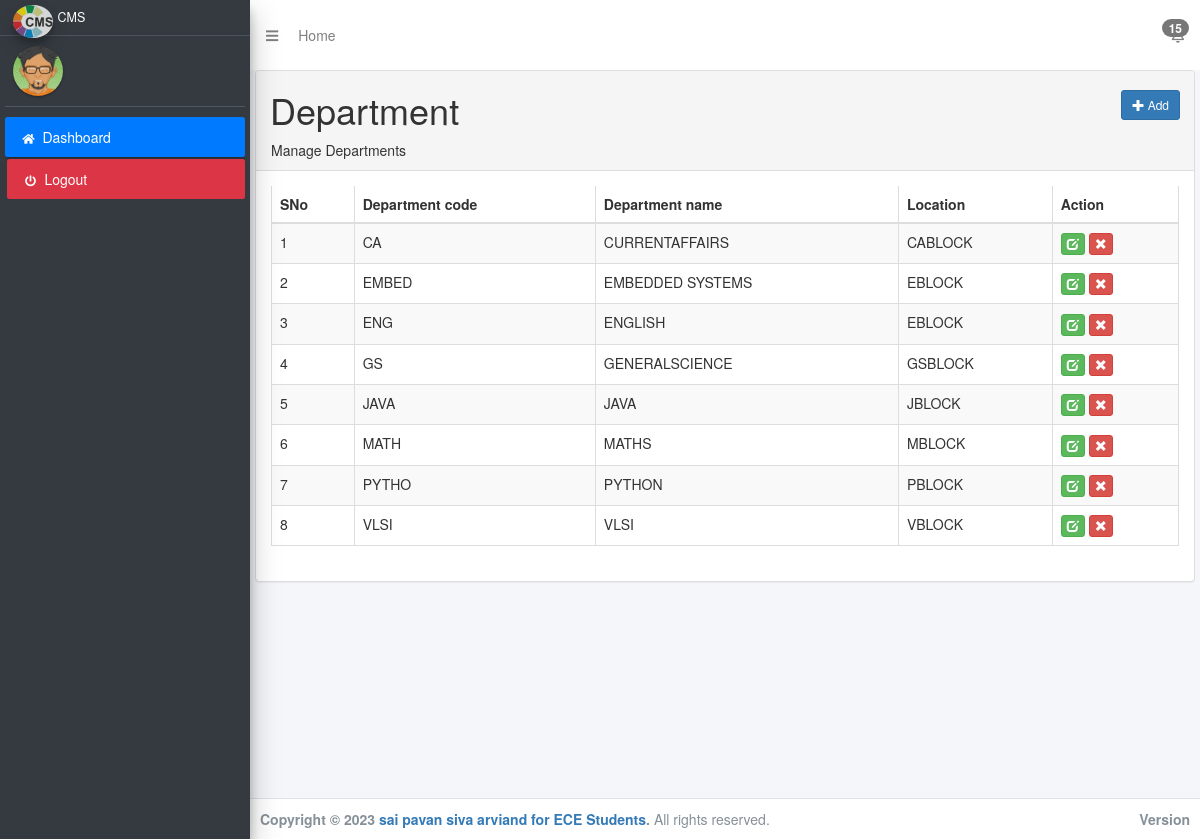
Page /cpj/cpj/dept.php on the committed database.
### tables this page shows
CREATE TABLE `tbldept` (
  `deptcode` varchar(5) NOT NULL,
  `deptname` varchar(30) NOT NULL,
  `location` varchar(10) NOT NULL,
  `estddate` date NOT NULL
);

### cpj/cpj/dept.php (the view, shortened to what this page needs)
<?php
include("./include/conn.php");
$deptcode='';
$deptname='';
$location='';
$estddate='';
$action = "add";
?>
 <!DOCTYPE html>
    <html lang="en">
    <head>
        <?php
        include_once 'include/head.php';
        ?>
    </head>
    <body class="hold-transition sidebar-mini layout-fixed">
        <div class="wrapper">
 <?php
            include_once 'include/navbar.php';
            include_once 'include/sidebar.php';
            ?>
            <div class="content-wrapper">
                  <section class="content">
                    <div class="col-md-12">
                        <h1 class="page-head-line">Department
						<?php
						echo (isset($_GET['action']) && @$_GET['action']=="add" || @$_GET['action']=="edit")?
						' <a href="dept.php" class="btn btn-primary btn-sm pull-right">Back <i class="glyphicon glyphicon-arrow-right"></i></a>':'<a href="dept.php?action=add" class="btn btn-primary btn-sm pull-right"><i class="glyphicon glyphicon-plus"></i> Add </a>';
						?>
						</h1>
                    </div>
        <?php
		 if(isset($_GET['action']) && @$_GET['action']=="add" || @$_GET['action']=="edit")
		 {
		?>
                <div class="row">
				   <div class="col-md-8 offset-md-2">
               <div class="panel panel-primary">
                        <div class="panel-heading">
                           <?php echo ($action=="add")? "Add Department": "Edit Department"; ?>
                        </div>
						<form action="dept.php" method="post" id="signupForm1" class="form-horizontal">
                        <div class="panel-body">
						<div class="form-group">
								<label class="col-sm-2 control-label" for="Old">DeptCode</label>
								<div class="col-sm-10">
									<input type="text" class="form-control" id="deptcode" name="deptcode" value="<?php echo $deptcode;?>"  />
								</div>
							</div>
							<div class="form-group">
								<label class="col-sm-2 control-label" for="Password"> Department name </label>
								<div class="col-sm-10">
	                        <textarea class="form-control" id="deptname" name="deptname"><?php echo $deptname ;?></textarea >
								</div>
							</div>
							<div class="form-group">
								<label class="col-sm-2 control-label" for="Old">Location</label>
								<div class="col-sm-10">
								<input type="text" class="form-control" id="location" name="location" value="<?php echo $location;?>"  />
							</div>
							</div>
							<div class="form-group">
								<label class="col-sm-2 control-label" for="Password"> Estddate </label>
								<div class="col-sm-10">
	                        <input type="date" class="form-control" id="estddate" name="estddate" value="<?php echo $estddate;?>"  />
								</div>
							</div>
						<div class="form-group">
								<div class="col-sm-8 col-sm-offset-2">
								<input type="hidden" name="id" value="<?php echo $deptcode;?>">
								<input type="hidden" name="action" value="<?php echo $action;?>">
									<button type="submit" name="save" class="btn btn-primary">Save </button>
								</div>
							</div>
                         </div>
							</form>
                        </div>
                            </div>
			  </div>
		<?php
		}else{
		?>
		<div class="panel panel-default">
                        <div class="panel-heading">
                            Manage Departments
                        </div>
                        <div class="panel-body">
                             <div class="table-sorting table-responsive">
                                <table class="table table-striped table-bordered table-hover" id="tSortable22">
                                    <thead>
                                        <tr>
                                            <th>SNo</th>
                                            <th>Department code</th>
											<th>Department name</th>
                                            <th>Location</th>
											<th>Action</th>
                                        </tr>
                                    </thead>
                                    <tbody>
									<?php
									$sql = "select * from tbldept ";
									$q = $conn->query($sql);
									$i=1;
				while($r = $q->fetch_assoc())
									{
									echo '<tr>
                                            <td>'.$i.'</td>
                                            <td>'.$r['deptcode'].'</td>
                                            <td>'.$r['deptname'].'</td>
											<td>'.$r['location'].'</td>
											<td>
											<a href="dept.php?action=edit&deptcode='.$r['deptcode'].'" class="btn btn-success btn-xs"><span class="glyphicon glyphicon-edit"></span></a>
											<a onclick="return confirm(\'Are you sure you want to delete this record\');" href="dept.php?action=delete&deptcode='.$r['deptcode'].'" class="btn btn-danger btn-xs"><span class="glyphicon glyphicon-remove"></span></a> </td>
                                        </tr>';
										$i++;
									}
									?>
                                    </tbody>
                                </table>
                            </div>
                        </div>
                    </div>
		<?php
		}
		?>
			</section>
            </div>
<?php include_once './include/footer.php'; ?>
     </div>
    </body>
    </html>

### cpj/cpj/include/head.php (shortened to what this page needs)
<link rel="stylesheet" href="plugins/fontawesome-free/css/all.min.css">
<link rel="stylesheet" href="https://code.ionicframework.com/ionicons/2.0.1/css/ionicons.min.css">
<link rel="stylesheet" href="plugins/tempusdominus-bootstrap-4/css/tempusdominus-bootstrap-4.min.css">
<link rel="stylesheet" href="plugins/icheck-bootstrap/icheck-bootstrap.min.css">
<link rel="stylesheet" href="dist/css/adminlte.min.css">
<link rel="stylesheet" href="plugins/jqvmap/jqvmap.min.css">
	<link rel="stylesheet" href="plugins/bootstrap/dist/css/bootstrap.css">
<link rel="stylesheet" href="plugins/overlayScrollbars/css/OverlayScrollbars.min.css">
<link rel="stylesheet" href="plugins/daterangepicker/daterangepicker.css">
<link rel="stylesheet" href="plugins/summernote/summernote-bs4.min.css">

### cpj/cpj/include/navbar.php (shortened to what this page needs)
<nav class="main-header navbar navbar-expand navbar-white navbar-light">
    <ul class="navbar-nav">
        <li class="nav-item">
            <a class="nav-link" data-widget="pushmenu" href="#" role="button"><i class="fas fa-bars"></i></a>
        </li>
        <li class="nav-item d-none d-sm-inline-block">
            <a href="/web-template" class="nav-link">Home</a>
        </li>
    </ul>
    <ul class="navbar-nav ml-auto">
        <li class="nav-item dropdown">
            <a class="nav-link" data-toggle="dropdown" href="#">
                <span class="badge badge-warning navbar-badge">15</span>
            </a>
        </li>
    </ul>
</nav>

### cpj/cpj/include/sidebar.php (shortened to what this page needs)
<aside class="main-sidebar sidebar-dark-primary elevation-4">
    <a href="index.php" class="brand-link">
        <img src="dist/img/dsr3.png" alt="AdminLTE Logo" class="brand-image img-circle elevation-3" style="opacity: .8">
        <span class="brand-text font-weight-light">CMS</span>
    </a>
    <div class="sidebar">
 <div class="user-panel mt-3 pb-3 mb-3 d-flex">
   <div class="image">
                <img src="dist/img/avatar4.png" class="img-circle  elevation-1" style="width:50px" alt="User Image">
            </div>
            <div class="info">
            </div>
        </div>
        <nav class="mt-2">
            <ul class="nav nav-pills nav-sidebar flex-column" data-widget="treeview" role="menu" data-accordion="false">
                <li class="nav-item  ">
                    <a href="#" class="nav-link active">
                        <i class="nav-icon fas fa-home"></i>
                        <p>
                            Dashboard
                        </p>
                    </a>
                </li>
 <li class="nav-item  ">
   <a href="./include/logout.php" class="nav-link bg-red">
 <i class="nav-icon fas fa-power-off"></i>
   <p>
    Logout
    </p>
     </a>
</li>
            </ul>
        </nav>
    </div>
</aside>

### cpj/cpj/include/footer.php
<footer class="main-footer">
            <strong>Copyright &copy; 2023 <a href="https://cms.groups.in">sai pavan siva arviand for ECE Students</a>.</strong> All rights reserved.
            <div class="float-right d-none d-sm-inline-block">
                <b>Version</b>
            </div>
        </footer>

### rows in the picture
tbldept: deptcode "CA", deptname "CURRENTAFFAIRS", location "CABLOCK"
tbldept: deptcode "EMBED", deptname "EMBEDDED SYSTEMS", location "EBLOCK"
tbldept: deptcode "ENG", deptname "ENGLISH", location "EBLOCK"
tbldept: deptcode "GS", deptname "GENERALSCIENCE", location "GSBLOCK"
tbldept: deptcode "JAVA", deptname "JAVA", location "JBLOCK"
tbldept: deptcode "MATH", deptname "MATHS", location "MBLOCK"
tbldept: deptcode "PYTHO", deptname "PYTHON", location "PBLOCK"
tbldept: deptcode "VLSI", deptname "VLSI", location "VBLOCK"
